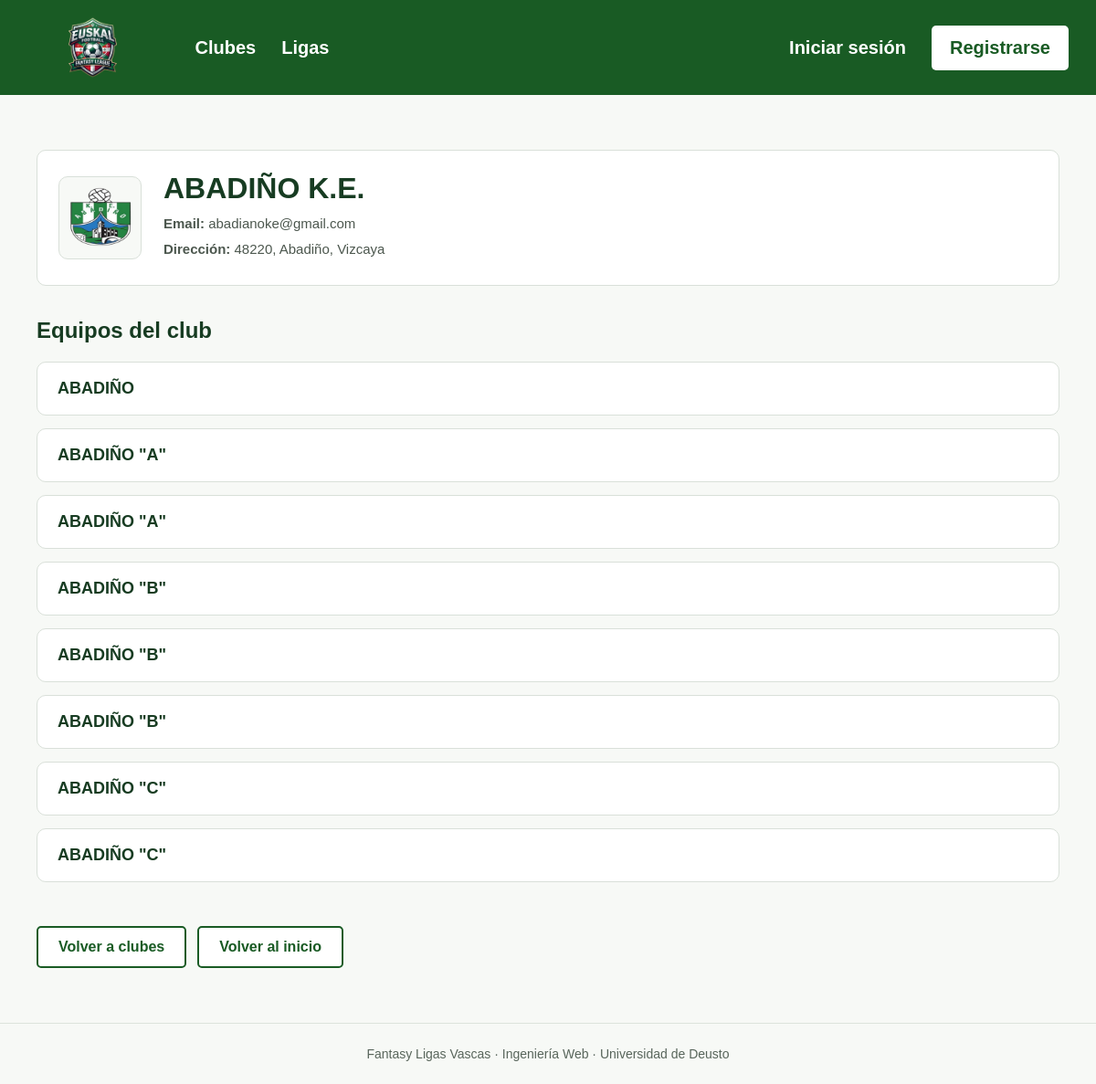
/clubes/69/, run on the app's committed database.
### fantasy/models.py (models this page shows, shortened)
class Club(models.Model):
    nombre = models.CharField(max_length=100, unique=True)
    anno_fundacion = models.PositiveIntegerField(null=True, blank=True)
    email = models.EmailField(unique=True)
    direccion = models.CharField(max_length=255, blank=True)
    camiseta_1color = models.CharField(max_length=30, blank=True)
    pantalon_1color = models.CharField(max_length=30, blank=True)
    medias_1color = models.CharField(max_length=30, blank=True)
    camiseta_2color = models.CharField(max_length=30, blank=True)
    pantalon_2color = models.CharField(max_length=30, blank=True)
    medias_2color = models.CharField(max_length=30, blank=True)
    class Meta: # Para visualizar el nombre en singular y plural del modelo en ADMIN
        verbose_name = "Club"
        verbose_name_plural = "Clubes"
    @property
    def escudo(self):
        return self.nombre.rstrip('.') + '.png'

class Equipo(models.Model):
    nombre = models.CharField(max_length=100) # He borrado el unique true, porque un nuestra base de datos Athletic 2022/2023 es distinto de Athletic 2023/2024
    ciudad = models.CharField(max_length=100)
    descripcion = models.CharField(max_length=300)
    liga = models.ForeignKey(Liga, on_delete=models.SET_NULL, related_name="equipos",null=True,blank=True) # Si se elimina la liga el equipo sigue existiendo
    club = models.ForeignKey(Club,on_delete=models.CASCADE,related_name="equipos",null=True,blank=True)
    class Meta: # Para visualizar el nombre en singular y plural del modelo en ADMIN
        verbose_name = "Equipo"
        verbose_name_plural = "Equipos"
        constraints = [ models.UniqueConstraint(
            fields = ["nombre", "liga"],
            name =  "equipo_unico_por_liga"
        ),
        ]

### fantasy/views.py (the view)
# urls.py: path("clubes/<int:pk>/",views.detalle_club,name="detalle_club"),
def detalle_club(request,pk):
    club = get_object_or_404(Club,pk=pk)
    equipos = club.equipos.all().order_by("nombre")
    return render(request,"fantasy/clubes/detalle_club.html",{"club":club,"equipos":equipos})

### fantasy/context_processors.py (called while the page is built, shortened)
def grupo_activo(request):
    if not request.user.is_authenticated:
        return {}

### fantasy/templates/fantasy/clubes/detalle_club.html (shortened to what this page needs)
{% extends 'fantasy/base.html' %}
{% load static %}
{% block content %}
<div class="card club-card">
    <div class="club-header">
        {% with 'img/escudos/'|add:club.escudo as ruta_escudo %}
        {% static 'img/escudos/NO.png' as escudo_no %}
        <img src="{% static 'img/escudos/'|add:club.escudo %}" alt="Escudo de {{ club.nombre }}" class="club-escudo"
            onerror="this.onerror=null; this.src='{{ escudo_no }}'">
        {% endwith %}
        <div>
            <h1>{{ club.nombre }}</h1>
            <p class="meta"><strong>Email:</strong> {{ club.email }}</p>
            <p class="meta"><strong>Dirección:</strong> {{ club.direccion }}</p>
        </div>
    </div>
</div>
<div class="section">
    <h2>Equipos del club</h2>
    <div class="lista-grupos">
        {% for equipo in equipos %}
        <a href="{% url 'detalle_equipo' equipo.pk %}" class="grupo">
            <strong>{{ equipo.nombre }}</strong>
        </a>
        {% empty %}
        <div class="vacio">
            Este club no tiene equipos registrados.
        </div>
        {% endfor %}
    </div>
</div>
<div class="acciones">
    <a href="{% url 'lista_clubes' %}" class="boton boton-sec">Volver a clubes</a>
    <a href="{% url 'index' %}" class="boton boton-sec">Volver al inicio</a>
</div>
{% endblock %}

### static/css/style.css (style rules this page uses)
* { box-sizing: border-box; }
body { margin: 0; font-family: Arial, sans-serif; background-color: #f7f9f6; color: #263128; }
a { color: #195b24; }
.card { background: white; border: 1px solid #d9e0d9; border-radius: 10px; padding: 23px; }
.card p { margin: 0; line-height: 1.6; color: #4c574e; }
.section { margin-bottom: 48px; }
.section h2 { font-size: 24px; color: #173c22; margin-bottom: 20px; }
.acciones { display: flex; flex-wrap: wrap; gap: 12px; margin: 22px 0 30px; }
.boton { display: inline-block; background: #195b24; color: white; border: 2px solid #195b24; padding: 12px 22px; border-radius: 5px; font-family: inherit; font-size: 16px; font-weight: bold; text-decoration: none; cursor: pointer; }
.boton-sec { background: white; color: #195b24; }
.meta { color: #58655b; font-size: 15px; }
.lista-grupos { display: grid; gap: 14px; }
.grupo { display: flex; flex-direction: column; gap: 4px; padding: 18px 22px; background: white; border: 1px solid #d9e0d9; border-radius: 10px; color: #263128; text-decoration: none; }
.grupo strong { font-size: 18px; color: #173c22; }
.club-card { margin: 30px 20px 35px; }
.club-header { display: flex; align-items: center; gap: 24px; }
.club-header h1 { margin: 0 0 8px; color: #173c22; font-size: 32px; }
.club-header .meta { margin: 4px 0; }
.club-escudo { width: 91px; height: 91px; object-fit: contain; background: #f7f9f6; border: 1px solid #d9e0d9; border-radius: 10px; padding: 8px; flex-shrink: 0; }
.club-card ~ .section, .club-card ~ .acciones { margin-left: 20px; margin-right: 20px; }

### data on the page
Club: nombre (picture), nombre "ABADIÑO K.E.", email "abadianoke@gmail.com", direccion "48220, Abadiño, Vizcaya"
Equipo: nombre "ABADIÑO"
Equipo: nombre "ABADIÑO \"A\""
Equipo: nombre "ABADIÑO \"A\""
Equipo: nombre "ABADIÑO \"B\""
Equipo: nombre "ABADIÑO \"B\""
Equipo: nombre "ABADIÑO \"B\""
Equipo: nombre "ABADIÑO \"C\""
Equipo: nombre "ABADIÑO \"C\""
